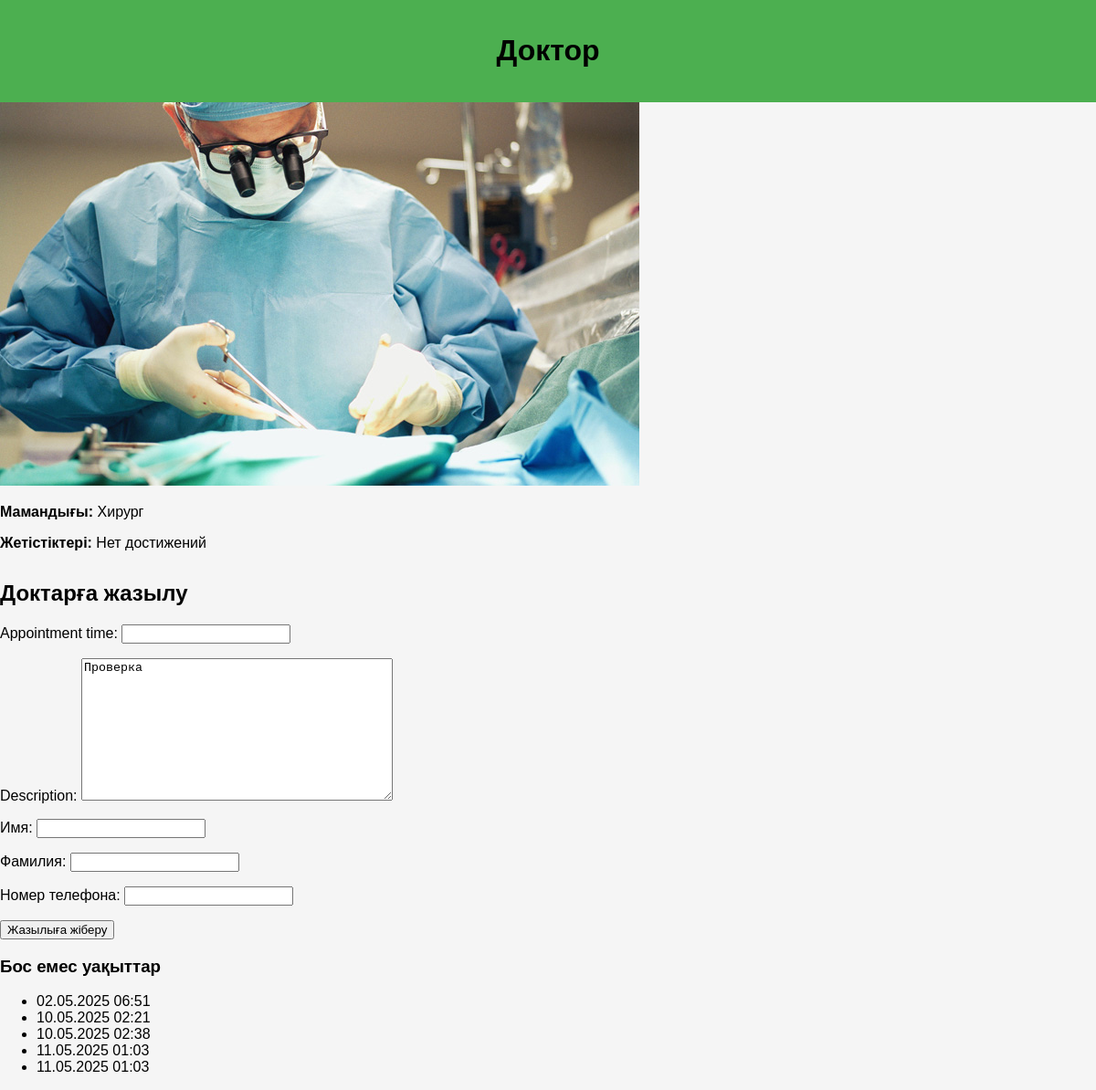
Page /doctor/1/ on the committed database.
### appointments/models.py (models this page shows, shortened)
class Doctor(models.Model):
    user = models.OneToOneField(settings.AUTH_USER_MODEL, on_delete=models.CASCADE)
    specialization = models.ForeignKey(Specialization, on_delete=models.SET_NULL, null=True)
    photo = models.ImageField(upload_to='doctors/')
    achievements = models.TextField(default='Нет достижений')

class Specialization(models.Model):
    name = models.CharField(max_length=100)
    def __str__(self):
        return self.name

### appointments/views.py (the view)
# urls.py: path('doctor/<int:doctor_id>/', views.doctor_detail, name='doctor_detail'),  # Страница врача и запись
def doctor_detail(request, doctor_id):
    doctor=get_object_or_404(Doctor, id=doctor_id)
    if request.method == 'POST':
        form=AppointmentForm(request.POST)
        if form.is_valid():
            appointment_time=form.cleaned_data['appointment_time']
            existing_appointment=Appointment.objects.filter(doctor=doctor, appointment_time=appointment_time).exists()
            if existing_appointment:
                messages.error(request, 'Таңдалған уақыт бос емес. Басқа уақытқа қойыңыз.')
            else:
                patient, created=Patient.objects.get_or_create(
                    first_name=form.cleaned_data['first_name'],
                    last_name=form.cleaned_data['last_name'],
                    phone_number=form.cleaned_data['phone_number'],
                )
                Appointment.objects.create(
                    doctor=doctor,
                    patient=patient,
                    appointment_time=appointment_time,
                    description=form.cleaned_data['description'],
                )
                messages.success(request, 'Жазылым сәтті аяқталды!')
                return redirect('appointment_confirmation')
    else:
        form=AppointmentForm()
    booked_times=Appointment.objects.filter(doctor=doctor).values_list('appointment_time', flat=True)
    return render(request, 'doctor_detail.html', {
        'doctor': doctor,
        'form': form,
        'booked_times': booked_times,
    })

### appointments/forms.py
class AppointmentForm(forms.ModelForm):
    first_name = forms.CharField(label="Имя", max_length=100)
    last_name = forms.CharField(label="Фамилия", max_length=100)
    phone_number = forms.CharField(label="Номер телефона", max_length=20)
    class Meta:
        model = Appointment
        fields = ['appointment_time', 'description']

### templates/doctor_detail.html (shortened to what this page needs)
{% load static %}
<!DOCTYPE html>
<html lang="ru">
<head>
    <link rel="stylesheet" href="{% static 'clinic/style.css' %}">
</head>
<body>
    <header>
        <h1>Доктор {{ doctor.first_name }} {{ doctor.last_name }}</h1>
    </header>
    <section class="doctor-detail">
        <img src="{{ doctor.photo.url }}" alt="{{ doctor.first_name }} {{ doctor.last_name }}">
        <p><strong>Мамандығы:</strong> {{ doctor.specialization }}</p>
        <p><strong>Жетістіктері:</strong> {{ doctor.achievements }}</p>
    </section>
    <section class="appointment-form">
        <h2>Доктарға жазылу</h2>
        <form method="post">
            {{ form.as_p }}
            <button type="submit" class="btn">Жазылыға жіберу</button>
        </form>
        <h3>Бос емес уақыттар</h3>
        <ul>
            {% for time in booked_times %}
                <li>{{ time|date:"d.m.Y H:i" }}</li>
            {% empty %}
                <li>Бос уақыттар</li>
            {% endfor %}
        </ul>
    </section>
</body>
</html>

### static/clinic/style.css (style rules this page uses)
body { font-family: 'Arial', sans-serif; background-color: #f5f5f5; margin: 0; padding: 0; }
header { background-color: #4CAF50; padding: 1rem; text-align: center; }
.appointment-form { margin-top: 2rem; }

### rows in the picture
Doctor: photo (picture), specialization "Хирург", achievements "Нет достижений"

### other values in the picture
{{ time|date:"d.m.Y H:i" }} "02.05.2025 06:51" "10.05.2025 02:21" "10.05.2025 02:38" "11.05.2025 01:03" "11.05.2025 01:03"
